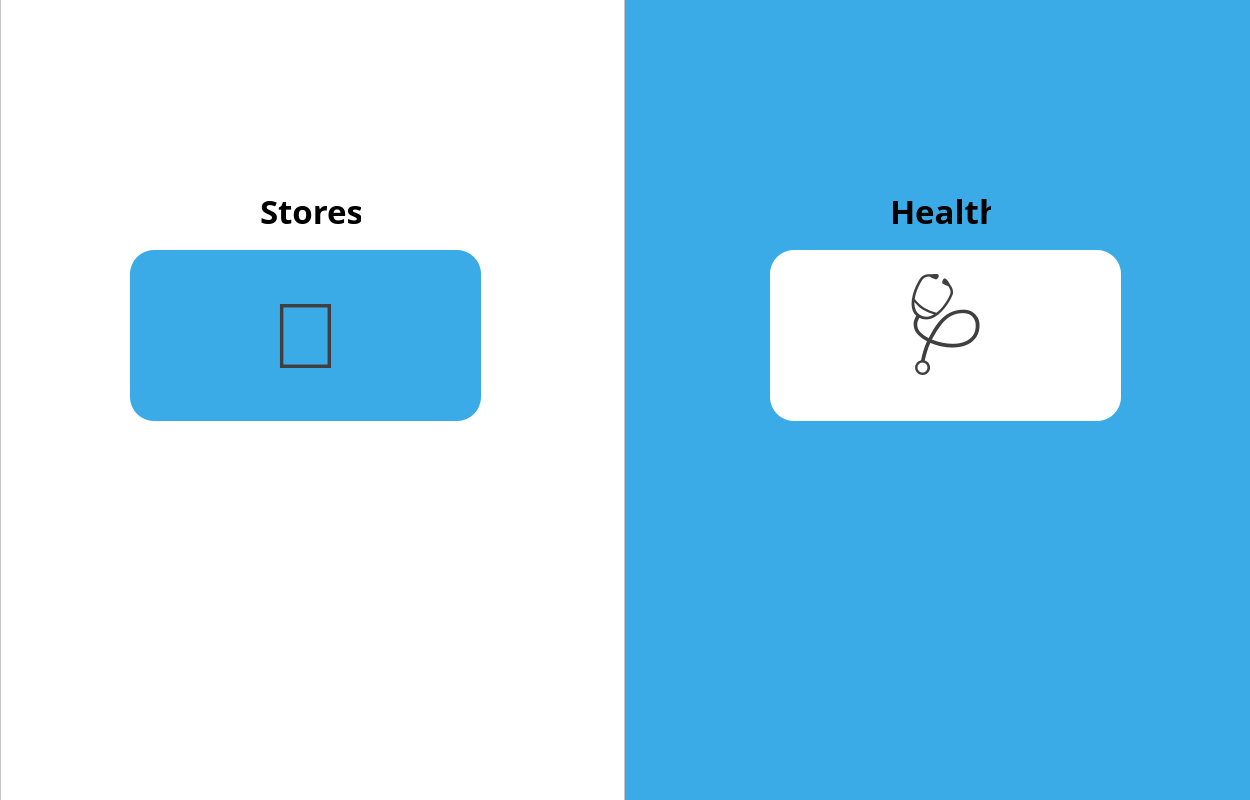
<?xml version="1.0" encoding="UTF-8"?>
<ui version="4.0">
 <class>Dialog</class>
 <widget class="QDialog" name="Dialog">
  <property name="geometry">
   <rect>
    <x>0</x>
    <y>0</y>
    <width>1250</width>
    <height>800</height>
   </rect>
  </property>
  <property name="windowTitle">
   <string>Dialog</string>
  </property>
  <property name="styleSheet">
   <string notr="true">background-color: rgb(59, 171, 232);</string>
  </property>
  <widget class="QFrame" name="frame">
   <property name="geometry">
    <rect>
     <x>0</x>
     <y>-30</y>
     <width>625</width>
     <height>831</height>
    </rect>
   </property>
   <property name="styleSheet">
    <string notr="true">background-color: white;</string>
   </property>
   <property name="frameShape">
    <enum>QFrame::StyledPanel</enum>
   </property>
   <property name="frameShadow">
    <enum>QFrame::Raised</enum>
   </property>
   <widget class="QPushButton" name="storeButton">
    <property name="geometry">
     <rect>
      <x>130</x>
      <y>280</y>
      <width>351</width>
      <height>171</height>
     </rect>
    </property>
    <property name="font">
     <font>
      <pointsize>70</pointsize>
      <weight>75</weight>
      <bold>true</bold>
     </font>
    </property>
    <property name="styleSheet">
     <string notr="true">QPushButton {
border-radius: 24px;
background-color: rgb(59, 171, 232);
color: rgb(63, 63, 63);
}

QPushButton:hover{
		background-color: rgb(128, 103, 255);

}</string>
    </property>
    <property name="text">
     <string>🏪</string>
    </property>
   </widget>
   <widget class="QLabel" name="label">
    <property name="geometry">
     <rect>
      <x>260</x>
      <y>220</y>
      <width>101</width>
      <height>41</height>
     </rect>
    </property>
    <property name="font">
     <font>
      <family>Yu Gothic UI Light</family>
      <pointsize>25</pointsize>
      <weight>75</weight>
      <bold>true</bold>
     </font>
    </property>
    <property name="text">
     <string>Stores</string>
    </property>
   </widget>
  </widget>
  <widget class="QLabel" name="label_2">
   <property name="geometry">
    <rect>
     <x>890</x>
     <y>190</y>
     <width>101</width>
     <height>41</height>
    </rect>
   </property>
   <property name="font">
    <font>
     <family>Yu Gothic Light</family>
     <pointsize>25</pointsize>
     <weight>75</weight>
     <bold>true</bold>
    </font>
   </property>
   <property name="text">
    <string>Health</string>
   </property>
  </widget>
  <widget class="QPushButton" name="healthButton">
   <property name="geometry">
    <rect>
     <x>770</x>
     <y>250</y>
     <width>351</width>
     <height>171</height>
    </rect>
   </property>
   <property name="font">
    <font>
     <pointsize>70</pointsize>
     <weight>50</weight>
     <bold>false</bold>
    </font>
   </property>
   <property name="styleSheet">
    <string notr="true">QPushButton {
border-radius: 24px;
background-color: white;
color: rgb(63, 63, 63);
}

QPushButton:hover{
	background-color: rgb(128, 103, 255);
}</string>
   </property>
   <property name="text">
    <string>🩺</string>
   </property>
  </widget>
 </widget>
 <resources/>
 <connections/>
</ui>
